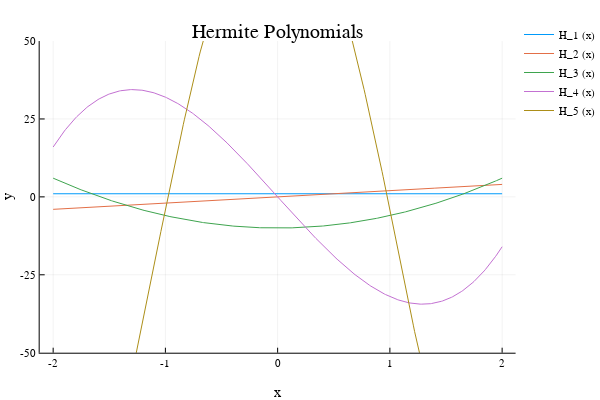

Notebook code cell kept with this figure:
### Markdown cell above
#### Programming Tip! 
Since the Hermite polynomials, and the wavefunctions after them, are composed on anonymous functions, we need to use `map(f,x)` in order to map the function `f` onto the array `x`.  Otherwise our polynomials only work on single values.

### Code cell
x=collect(-2:.01:2);
plot(ylims=(-50,50))
for j in 1:5
    plot!(x,map(Hermite[j],x),label="H_$j (x)")
end
plot!(xlabel="x",ylabel="y",title="Hermite Polynomials")

### Figure 1 — Plotly figure (JSON) as saved in the notebook; plotly's stock layout.template omitted (floating-point values rounded to 4 significant figures; data arrays with more than 128 entries replaced by an {"elided": "..."} marker saying what was removed)
{"data": [{"colorbar": {"title": ""}, "hoverinfo": "text", "legendgroup": "H_1 (x)", "line": {"color": "rgba(0, 154, 250, 1.000)", "dash": "solid", "shape": "linear", "width": 1}, "mode": "lines", "name": "H_1 (x)", "showlegend": true, "text": {"elided": "401 null values"}, "type": "scatter", "x": {"elided": "401 float values"}, "xaxis": "x1", "y": {"elided": "401 int values"}, "yaxis": "y1", "zmax": 0.1, "zmin": -0.1}, {"colorbar": {"title": ""}, "hoverinfo": "text", "legendgroup": "H_2 (x)", "line": {"color": "rgba(227, 111, 71, 1.000)", "dash": "solid", "shape": "linear", "width": 1}, "mode": "lines", "name": "H_2 (x)", "showlegend": true, "text": {"elided": "401 null values"}, "type": "scatter", "x": {"elided": "401 float values"}, "xaxis": "x1", "y": {"elided": "401 float values"}, "yaxis": "y1", "zmax": 0.1, "zmin": -0.1}, {"colorbar": {"title": ""}, "hoverinfo": "text", "legendgroup": "H_3 (x)", "line": {"color": "rgba(62, 164, 78, 1.000)", "dash": "solid", "shape": "linear", "width": 1}, "mode": "lines", "name": "H_3 (x)", "showlegend": true, "text": {"elided": "401 null values"}, "type": "scatter", "x": {"elided": "401 float values"}, "xaxis": "x1", "y": {"elided": "401 float values"}, "yaxis": "y1", "zmax": 0.1, "zmin": -0.1}, {"colorbar": {"title": ""}, "hoverinfo": "text", "legendgroup": "H_4 (x)", "line": {"color": "rgba(195, 113, 210, 1.000)", "dash": "solid", "shape": "linear", "width": 1}, "mode": "lines", "name": "H_4 (x)", "showlegend": true, "text": {"elided": "401 null values"}, "type": "scatter", "x": {"elided": "401 float values"}, "xaxis": "x1", "y": {"elided": "401 float values"}, "yaxis": "y1", "zmax": 0.1, "zmin": -0.1}, {"colorbar": {"title": ""}, "hoverinfo": "text", "legendgroup": "H_5 (x)", "line": {"color": "rgba(172, 142, 24, 1.000)", "dash": "solid", "shape": "linear", "width": 1}, "mode": "lines", "name": "H_5 (x)", "showlegend": true, "text": {"elided": "401 null values"}, "type": "scatter", "x": {"elided": "401 float values"}, "xaxis": "x1", "y": {"elided": "401 float values"}, "yaxis": "y1", "zmax": 0.1, "zmin": -0.1}], "layout": {"annotations": [{"font": {"color": "rgba(0, 0, 0, 1.000)", "family": "sans-serif", "size": 20}, "rotation": 0, "showarrow": false, "text": "Hermite Polynomials", "x": 0.535, "xanchor": "center", "xref": "paper", "y": 1, "yanchor": "top", "yref": "paper"}], "height": 400, "legend": {"bgcolor": "rgba(255, 255, 255, 1.000)", "bordercolor": "rgba(0, 0, 0, 1.000)", "font": {"color": "rgba(0, 0, 0, 1.000)", "family": "sans-serif", "size": 11}, "tracegroupgap": 0, "x": 1, "y": 1}, "margin": {"b": 20, "l": 0, "r": 0, "t": 20}, "paper_bgcolor": "rgba(255, 255, 255, 1.000)", "plot_bgcolor": "rgba(255, 255, 255, 1.000)", "showlegend": true, "width": 600, "xaxis": {"anchor": "y1", "domain": [0.07647, 0.9934], "gridcolor": "rgba(0, 0, 0, 0.100)", "gridwidth": 0.5, "linecolor": "rgba(0, 0, 0, 1.000)", "mirror": false, "range": [-2.12, 2.12], "showgrid": true, "showline": true, "showticklabels": true, "tickangle": 0, "tickcolor": "rgb(0, 0, 0)", "tickfont": {"color": "rgba(0, 0, 0, 1.000)", "family": "sans-serif", "size": 11}, "tickmode": "array", "ticks": "inside", "ticktext": ["-2", "-1", "0", "1", "2"], "tickvals": [-2, -1, 0, 1, 2], "title": "x", "titlefont": {"color": "rgba(0, 0, 0, 1.000)", "family": "sans-serif", "size": 15}, "type": "-", "visible": true, "zeroline": false, "zerolinecolor": "rgba(0, 0, 0, 1.000)"}, "yaxis": {"anchor": "x1", "domain": [0.07581, 0.9415], "gridcolor": "rgba(0, 0, 0, 0.100)", "gridwidth": 0.5, "linecolor": "rgba(0, 0, 0, 1.000)", "mirror": false, "range": [-50, 50], "showgrid": true, "showline": true, "showticklabels": true, "tickangle": 0, "tickcolor": "rgb(0, 0, 0)", "tickfont": {"color": "rgba(0, 0, 0, 1.000)", "family": "sans-serif", "size": 11}, "tickmode": "array", "ticks": "inside", "ticktext": ["-50", "-25", "0", "25", "50"], "tickvals": [-50, -25, 0, 25, 50], "title": "y", "titlefont": {"color": "rgba(0, 0, 0, 1.000)", "family": "sans-serif", "size": 15}, "type": "-", "visible": true, "zeroline": false, "zerolinecolor": "rgba(0, 0, 0, 1.000)"}}}
